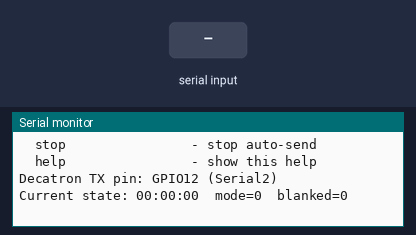
Recording of a program running on a simulated ESP32. Shown: the last lines printed to the serial monitor. Inputs (shaded band) come from the test bench.

Above: at 1.7 s.
1.8 s: "help\n" received over Serial
3.3 s: "blank\n" received over Serial
At 4.1 s:
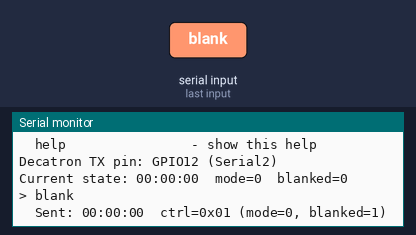
4.8 s: "unblank\n" received over Serial
At 5.2 s:
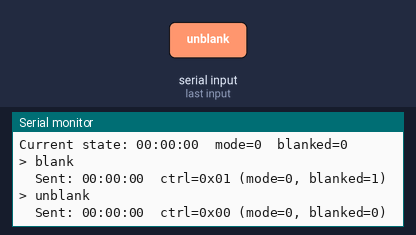
6.3 s: "auto\n" received over Serial
At 7.1 s:
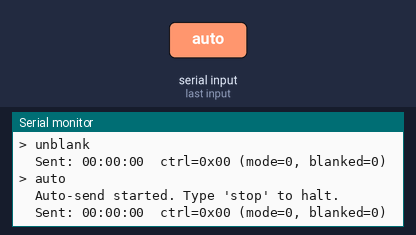
7.8 s: "stop\n" received over Serial
At 8.7 s:
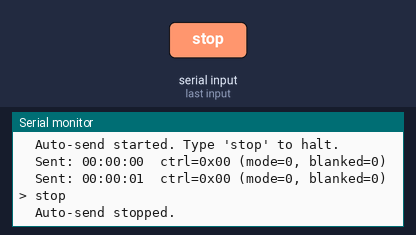
9.3 s: "mode \n" received over Serial
At 9.8 s:
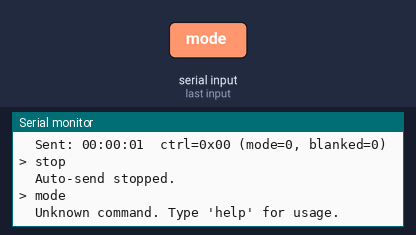

The program:

main.cpp
```cpp
#include <Arduino.h>

// ============================================================
// DecatronTest - Serial tester for EniacDecatron slave
//
// Protocol: 5 bytes sent once per second via Serial2 (115200 baud)
//   Byte 0: Start byte (0xAA)
//   Byte 1: Hours   (0-23)
//   Byte 2: Minutes (0-59)
//   Byte 3: Seconds (0-59)
//   Byte 4: Control
//     Bit 0:    Blanked (1 = display blanked)
//     Bits 1-4: Primary display mode (0-15)
//
// Wiring: ESP32 Serial2 TX (GPIO17) -> D1 Mini RX (D9/GPIO3)
//
// Serial commands (115200 baud, newline terminated):
//   send HH MM SS CTRL   - send raw 4 bytes (CTRL is decimal)
//   time HH MM SS        - send time with current mode/blank state
//   blank                - set blanked bit and send
//   unblank              - clear blanked bit and send
//   mode N               - set display mode (0-15) and send
//   auto                 - send incrementing time every second
//   stop                 - stop auto-send
//   help                 - print this help
// ============================================================

#define DECATRON_TX_PIN   12

#define SERIAL_START_BYTE 0xAA

#define CTRL_BLANKED      0x01
#define CTRL_MODE_SHIFT   1

// Current state
uint8_t g_hour    = 0;
uint8_t g_minute  = 0;
uint8_t g_second  = 0;
uint8_t g_mode    = 0;
bool    g_blanked = false;
bool    g_auto    = false;

unsigned long g_lastAutoSend = 0;
unsigned long g_autoStartMs  = 0;

String g_inputBuf = "";

// -------------------------------------------------------
uint8_t buildControl() {
  return (g_blanked ? CTRL_BLANKED : 0) | ((g_mode & 0x0F) << CTRL_MODE_SHIFT);
}

// -------------------------------------------------------
void sendToDecatron(uint8_t h, uint8_t m, uint8_t s, uint8_t ctrl) {
  Serial2.write(SERIAL_START_BYTE);
  Serial2.write(h);
  Serial2.write(m);
  Serial2.write(s);
  Serial2.write(ctrl);
  Serial.printf("  Sent: %02d:%02d:%02d  ctrl=0x%02X (mode=%d, blanked=%d)\n",
                h, m, s, ctrl, (ctrl >> CTRL_MODE_SHIFT) & 0x0F, ctrl & CTRL_BLANKED);
}

// -------------------------------------------------------
void printHelp() {
  Serial.println();
  Serial.println("Commands:");
  Serial.println("  send HH MM SS CTRL  - send raw 4 bytes (CTRL decimal)");
  Serial.println("  time HH MM SS       - send time with current mode/blank state");
  Serial.println("  blank               - set blanked bit and send");
  Serial.println("  unblank             - clear blanked bit and send");
  Serial.println("  mode N              - set display mode 0-15 and send");
  Serial.println("  auto                - send incrementing time every second");
  Serial.println("  stop                - stop auto-send");
  Serial.println("  help                - show this help");
  Serial.println();
  Serial.printf("Decatron TX pin: GPIO%d (Serial2)\n", DECATRON_TX_PIN);
  Serial.printf("Current state: %02d:%02d:%02d  mode=%d  blanked=%d\n",
                g_hour, g_minute, g_second, g_mode, g_blanked);
  Serial.println();
}

// -------------------------------------------------------
void processCommand(String cmd) {
  cmd.trim();
  if (cmd.length() == 0) return;

  Serial.println("> " + cmd);

  if (cmd == "help") {
    printHelp();

  } else if (cmd == "blank") {
    g_blanked = true;
    sendToDecatron(g_hour, g_minute, g_second, buildControl());

  } else if (cmd == "unblank") {
    g_blanked = false;
    sendToDecatron(g_hour, g_minute, g_second, buildControl());

  } else if (cmd == "auto") {
    g_auto = true;
    g_autoStartMs = millis();
    g_lastAutoSend = 0;
    Serial.println("  Auto-send started. Type 'stop' to halt.");

  } else if (cmd == "stop") {
    g_auto = false;
    Serial.println("  Auto-send stopped.");

  } else if (cmd.startsWith("mode ")) {
    int n = cmd.substring(5).toInt();
    if (n < 0 || n > 15) {
      Serial.println("  Error: mode must be 0-15");
    } else {
      g_mode = (uint8_t)n;
      sendToDecatron(g_hour, g_minute, g_second, buildControl());
    }

  } else if (cmd.startsWith("time ")) {
    int h, m, s;
    if (sscanf(cmd.c_str() + 5, "%d %d %d", &h, &m, &s) == 3) {
      if (h < 0 || h > 23 || m < 0 || m > 59 || s < 0 || s > 59) {
        Serial.println("  Error: values out of range");
      } else {
        g_hour = h; g_minute = m; g_second = s;
        sendToDecatron(g_hour, g_minute, g_second, buildControl());
      }
    } else {
      Serial.println("  Usage: time HH MM SS");
    }

  } else if (cmd.startsWith("send ")) {
    int h, m, s, ctrl;
    if (sscanf(cmd.c_str() + 5, "%d %d %d %d", &h, &m, &s, &ctrl) == 4) {
      sendToDecatron((uint8_t)h, (uint8_t)m, (uint8_t)s, (uint8_t)ctrl);
    } else {
      Serial.println("  Usage: send HH MM SS CTRL");
    }

  } else {
    Serial.println("  Unknown command. Type 'help' for usage.");
  }
}

// -------------------------------------------------------
void setup() {
  Serial.begin(115200);
  delay(500);

  Serial2.begin(115200, SERIAL_8N1, -1, DECATRON_TX_PIN);  // TX only

  Serial.println();
  Serial.println("=== DecatronTest Serial Tester ===");
  printHelp();
}

// -------------------------------------------------------
void loop() {
  // Read serial input
  while (Serial.available()) {
    char c = (char)Serial.read();
    if (c == '\n' || c == '\r') {
      if (g_inputBuf.length() > 0) {
        processCommand(g_inputBuf);
        g_inputBuf = "";
      }
    } else {
      g_inputBuf += c;
    }
  }

  // Auto-send: increment time each second
  if (g_auto) {
    unsigned long now = millis();
    if (now - g_lastAutoSend >= 1000) {
      g_lastAutoSend = now;
      sendToDecatron(g_hour, g_minute, g_second, buildControl());
      g_second++;
      if (g_second > 59) { g_second = 0; g_minute++; }
      if (g_minute > 59) { g_minute = 0; g_hour++; }
      if (g_hour   > 23) { g_hour = 0; }
    }
  }
}
```

Measured:
- after the input at 3.3 s, the serial monitor: prints a new line at once (image 1)
- after the input at 4.8 s, the serial monitor: prints a new line at once (image 2)
- after the input at 6.3 s, the serial monitor: prints a new line at once (image 3)
- after the input at 7.8 s, the serial monitor: prints a new line at once (image 4)
- after the input at 9.3 s, the serial monitor: prints a new line at once (image 5)
